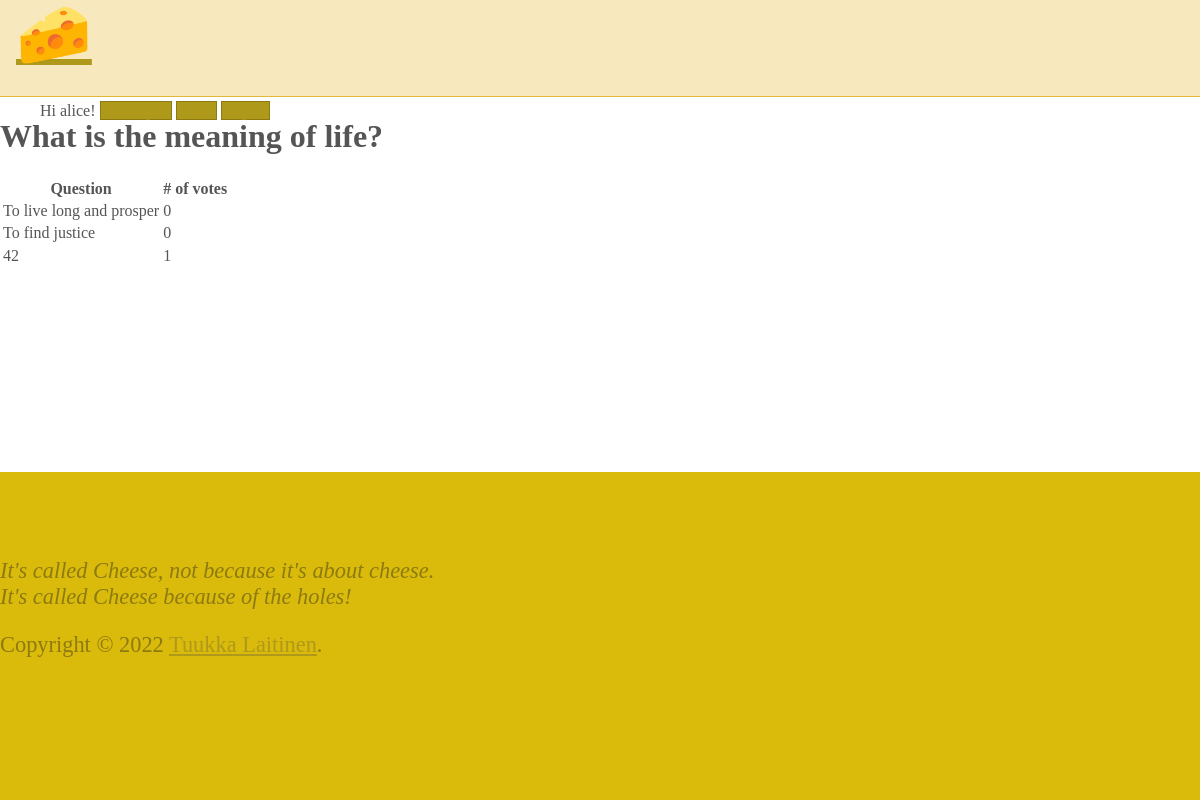
Screenshot of /2/results/ (signed in) with the database file from the repository.
### polls/models.py (models this page shows, shortened)
class Question(models.Model):
	question_text = models.CharField(max_length=200)
	pub_date = models.DateTimeField('date published')
	owner = models.ForeignKey(User, on_delete=models.CASCADE)

class Choice(models.Model):
	question = models.ForeignKey(Question, on_delete=models.CASCADE)
	choice_text = models.CharField(max_length=200)
	votes = models.IntegerField(default=0)

### polls/views.py (the view)
# urls.py: path('<int:question_id>/results/', views.results, name='results'),
def results(request, question_id):
	question = get_object_or_404(Question, pk=question_id)
	return render(request, 'polls/results.html', {'question': question})

### polls/templates/polls/results.html
{% extends 'base.html' %}
{% block content %}
<h1>{{ question.question_text }}</h1>
{% if question.choice_set.count > 0 %}
<table>
    <thead>
        <tr>
            <th>Question</th>
            <th># of votes</th>
        </tr>
    </thead>
    <tbody>
    {% for choice in question.choice_set.all %}
        <tr>
            <td>{{ choice.choice_text }}</td>
            <td>{{ choice.votes }}</td>
        </tr>
    {% endfor %}
    </tbody>
</table>
{% else %}
<p>No choices for this question</p>
{% endif %}
{% endblock %}

### polls/templates/base.html (shortened to what this page needs)
{% load static %}
<!DOCTYPE html>
<html lang="en">
<head>
    <link rel="stylesheet" href="https://cdnjs.cloudflare.com/ajax/libs/normalize/8.0.1/normalize.css" />
    <link rel="stylesheet" href="https://cdnjs.cloudflare.com/ajax/libs/milligram/1.4.1/milligram.css" />
    <link rel="stylesheet" type="text/css" href="{% static 'polls/style.css' %}" />
</head>
<body>
    <nav>
        <div class="container">
            <a class="logo" href="{% url 'polls:index' %}">🧀</a>
            <ul class="navigation-list float-right">
                {% if user.is_authenticated %}
                <li><span>Hi {{ user.username }}!</span></li>
                {% endif %}
                <li><a class="button" href="{% url 'polls:create' %}">Create poll</a></li>
                <li><a class="button" href="{% url 'polls:index' %}">Home</a></li>
                {% if user.is_authenticated %}
                <li><a class="button" href="/logout">Logout</a></li>
                {% else %}
                <li><a class="button" href="/login">Login</a></li>
                {% endif %}
            </ul>
        </div>
    </nav>
    <div class="container">
        {% block content %}{% endblock %}
    </div>
    <footer class="footer">
        <div class="container">
                <p><em>It's called Cheese, not because it's about cheese.<br/>
                    It's called Cheese because of the holes!</em></p>
            <span>Copyright © 2022 <a class="Link" href="https://github.com/tuukkalai" rel="noopener" target="_blank">Tuukka Laitinen</a>.</span>
        </div>
    </footer>
</body>
</html>

### polls/static/polls/style.css (style rules this page uses)
body { color: #555; position: relative; min-height: 100vh; }
body::after { content: ''; display: block; height: 200px; }
a { color: #af991b; }
nav { background-color: #f7e8bd; border-bottom: .1rem solid #e2b83b; height: 6rem; margin-bottom: 1rem; }
nav .logo { font-size: 3.8rem; padding-left: 1rem; }
nav .navigation-list { list-style-type: none; padding-top: 1rem; }
nav .navigation-list > li { display: inline; margin-top: 10px; }
.button, button, input[type="button"], input[type="reset"], input[type="submit"] { background-color: #af991b; border: 0.1rem solid #8d7a10; }
.footer { position: absolute; bottom: 0; height: 200px; background: #daba0b; color: #8d7a10; display: block; font-size: 1.4rem; max-width: 100%; padding: 4rem 0; width: 100%; }

### rows the page displays
Question: question_text "What is the meaning of life?"
Choice: choice_text "To live long and prosper", votes "0"
Choice: choice_text "To find justice", votes "0"
Choice: choice_text "42", votes "1"

### other values shown
{{ user.username }} "alice"
